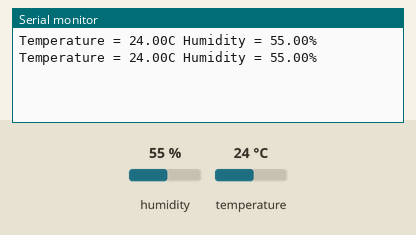
The sketch below on a simulated Arduino Uno, built with avr-gcc and run on an emulated ATmega328P. Parts: the last lines printed to the serial monitor. The inputs (shaded band) are chosen by the test bench; at power-on: humidity 55 %, temperature 24 °C.

Above: at 2.8 s.
2.9 s: humidity set to 22 %
At 5.2 s:
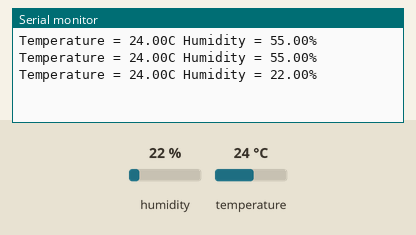
5.6 s: temperature set to 12 °C
At 6.4 s:
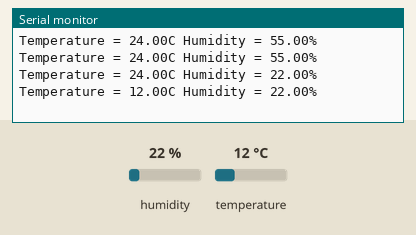
8.3 s: humidity set to 40 %
At 11.2 s:
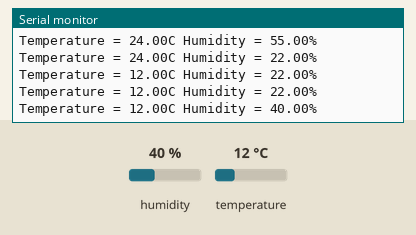
Timing chart, 0 to 12.7 s (numbered marks = the images above; inputs shaded):
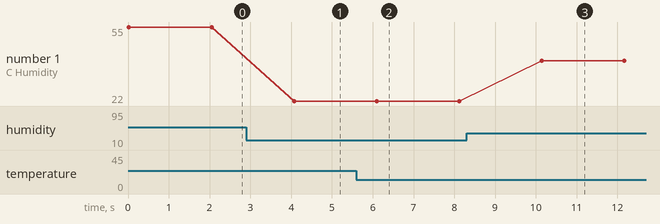

Measured:
- after the input at 2.9 s, the serial monitor: prints a new line after 1.2 s (image 1)
- after the input at 5.6 s, the serial monitor: prints a new line after 0.50 s (image 2)
- after the input at 8.3 s, the serial monitor: prints a new line after 1.8 s (image 3)
- plotted number 1: 55 → 22 after the input at 2.9 s, 22 → 40 after the input at 8.3 s

The sketch:

12.ino
```cpp
#include <dht.h>

#define DHT11_PIN 7
dht DHT;//we declare the object.

void setup()
{
  Serial.begin(9600);
}

void loop(){
  int value = DHT.read11(DHT11_PIN);//we read the sensor's value.
  Serial.print("Temperature = ");
  Serial.print(DHT.temperature);//temperature.
  Serial.print("C");
  Serial.print(" Humidity = ");
  Serial.print(DHT.humidity);//humidity.
  Serial.println("%");
  delay(2000);
}
```
